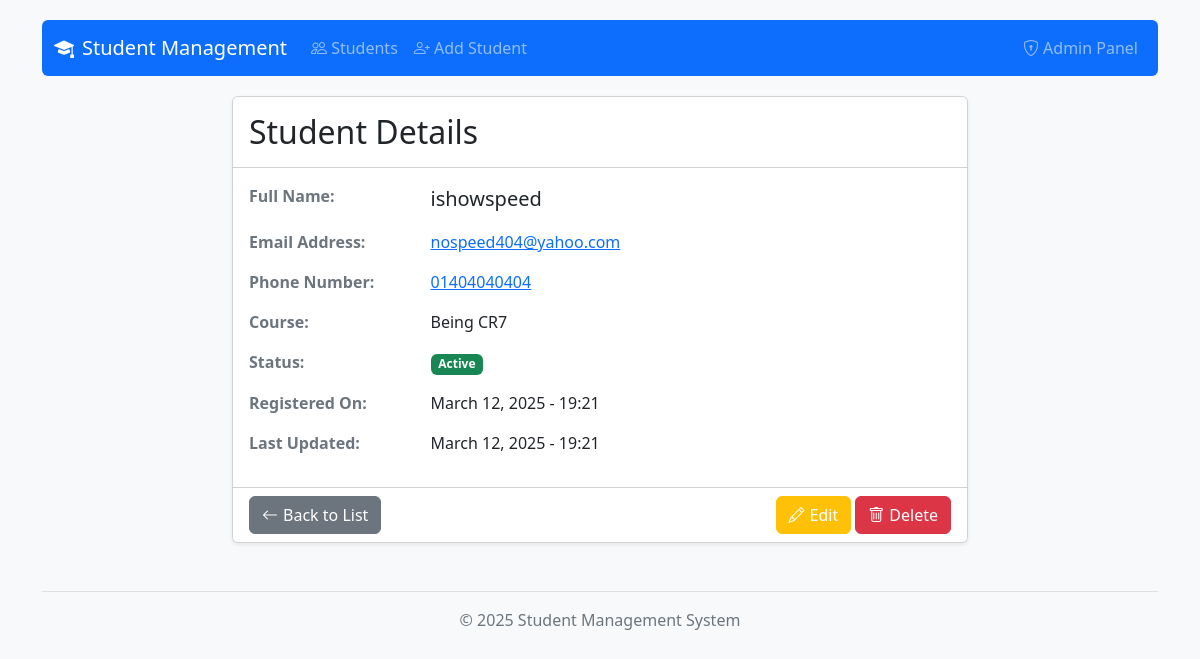
Page /student/18/ on the committed database.
### students/models.py (models this page shows, shortened)
class Student(models.Model):
    name = models.CharField(max_length=100)
    email = models.EmailField(unique=True)
    phone = models.CharField(max_length=20)
    course = models.CharField(max_length=50)
    is_active = models.BooleanField(default=True)
    created_at = models.DateTimeField(auto_now_add=True)
    updated_at = models.DateTimeField(auto_now=True)
    class Meta:
        ordering = ['-created_at']
        verbose_name = 'Student'
        verbose_name_plural = 'Students'

### students/views.py (the view)
# urls.py: path('student/<int:pk>/', StudentDetailView.as_view(), name='student-detail'),
class StudentDetailView(DetailView):
    model = Student
    template_name = 'students/student_detail.html'
    context_object_name = 'student'

### templates/students/student_detail.html (shortened to what this page needs)
{% extends 'students/base.html' %}
{% block content %}
    <div class="row">
        <div class="col-md-8 offset-md-2">
            <div class="card">
                <div class="card-header bg-white py-3">
                    <h2 class="card-title m-0">Student Details</h2>
                </div>
                <div class="card-body">
                    <div class="row mb-3">
                        <div class="col-md-3 fw-bold text-muted">Full Name:</div>
                        <div class="col-md-9 fs-5">{{ student.name }}</div>
                    </div>
                    <div class="row mb-3">
                        <div class="col-md-3 fw-bold text-muted">Email Address:</div>
                        <div class="col-md-9">
                            <a href="mailto:{{ student.email }}">{{ student.email }}</a>
                        </div>
                    </div>
                    <div class="row mb-3">
                        <div class="col-md-3 fw-bold text-muted">Phone Number:</div>
                        <div class="col-md-9">
                            <a href="tel:{{ student.phone }}">{{ student.phone }}</a>
                        </div>
                    </div>
                    <div class="row mb-3">
                        <div class="col-md-3 fw-bold text-muted">Course:</div>
                        <div class="col-md-9">{{ student.course }}</div>
                    </div>
                    <div class="row mb-3">
                        <div class="col-md-3 fw-bold text-muted">Status:</div>
                        <div class="col-md-9">
                            {% if student.is_active %}
                                <span class="badge bg-success">Active</span>
                            {% else %}
                                <span class="badge bg-danger">Inactive</span>
                            {% endif %}
                        </div>
                    </div>
                    <div class="row mb-3">
                        <div class="col-md-3 fw-bold text-muted">Registered On:</div>
                        <div class="col-md-9">{{ student.created_at|date:"F d, Y - H:i" }}</div>
                    </div>
                    <div class="row mb-3">
                        <div class="col-md-3 fw-bold text-muted">Last Updated:</div>
                        <div class="col-md-9">{{ student.updated_at|date:"F d, Y - H:i" }}</div>
                    </div>
                </div>
                <div class="card-footer bg-white">
                    <div class="d-flex justify-content-between">
                        <a href="{% url 'student-list' %}" class="btn btn-secondary btn-icon">
                            <i class="bi bi-arrow-left"></i> Back to List
                        </a>
                        <div>
                            <a href="{% url 'student-update' student.id %}" class="btn btn-warning btn-icon text-white">
                                <i class="bi bi-pencil"></i> Edit
                            </a>
                            <a href="{% url 'student-delete' student.id %}" class="btn btn-danger btn-icon">
                                <i class="bi bi-trash"></i> Delete
                            </a>
                        </div>
                    </div>
                </div>
            </div>
        </div>
    </div>
{% endblock %}

### templates/students/base.html (style rules this page uses)
body { padding-top: 20px; padding-bottom: 20px; background-color: #f8f9fa; }
.card { box-shadow: 0 0.125rem 0.25rem rgba(0, 0, 0, 0.075); }
.btn-icon { display: inline-flex; align-items: center; }
.btn-icon i { margin-right: 5px; }

### rows in the picture
Student: name "ishowspeed", email "nospeed404@yahoo.com", phone "01404040404", course "Being CR7", created_at "March 12, 2025 - 19:21", updated_at "March 12, 2025 - 19:21"
